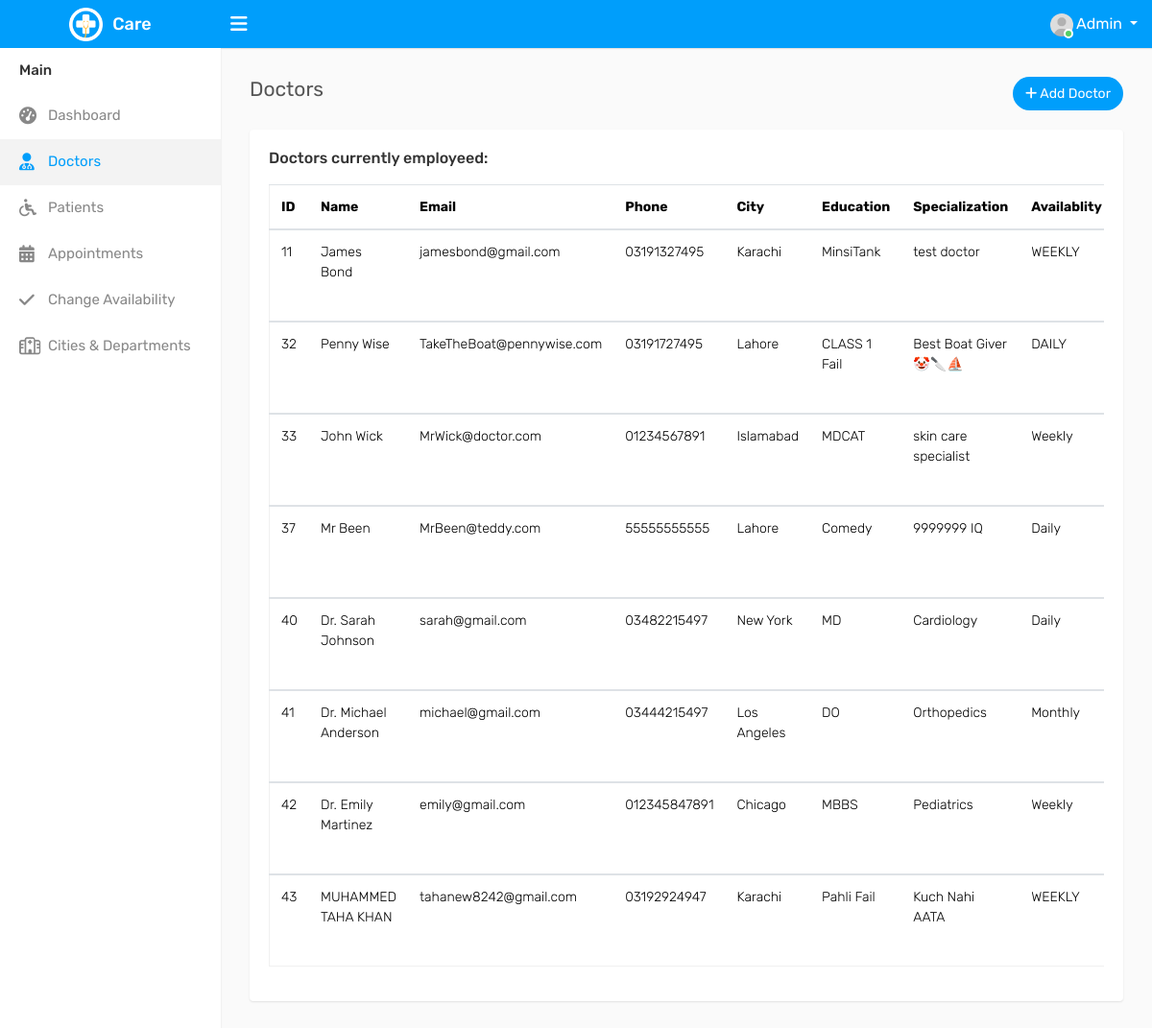
/Admin/doctors.php (signed in), run on the app's committed database.
### tables this page shows
CREATE TABLE `user` (
  `id` int(11) NOT NULL,
  `name` varchar(50) NOT NULL,
  `email` varchar(50) NOT NULL,
  `password` varchar(50) NOT NULL,
  `phone` varchar(50) NOT NULL,
  `Role` int(11) NOT NULL DEFAULT 3 COMMENT '1=Admin, 2=Doctor, 3=Patient',
  `City` varchar(50) DEFAULT NULL,
  `Education` varchar(50) DEFAULT NULL,
  `Specialization` varchar(50) DEFAULT NULL,
  `Availability` varchar(30) DEFAULT NULL
);

### Admin/doctors.php (the view, shortened to what this page needs)
<!DOCTYPE html>
<html lang="en">
<head>
    <link rel="stylesheet" type="text/css" href="assets/css/bootstrap.min.css">
    <link rel="stylesheet" type="text/css" href="assets/css/font-awesome.min.css">
    <link rel="stylesheet" type="text/css" href="assets/css/select2.min.css">
    <link rel="stylesheet" type="text/css" href="assets/css/bootstrap-datetimepicker.min.css">
    <link rel="stylesheet" type="text/css" href="assets/css/style.css">
    <link rel="stylesheet" href="https://cdn.datatables.net/1.13.7/css/jquery.dataTables.min.css">
</head>
<body>
    <div class=" main-wrapper">
        <?php
        include_once './Components/Nav.php';
        ?>
        <div class="sidebar" id="sidebar">
            <div class="sidebar-inner slimscroll">
                <div id="sidebar-menu" class="sidebar-menu">
                    <ul>
                        <li class="menu-title">Main</li>
                        <?php
                        if ($_SESSION['Role'] == 1 || 2) {
                        ?>
                            <li>
                                <a href="./index.php"><i class="fa fa-dashboard"></i> <span>Dashboard</span></a>
                            </li>
                        <?php } ?>
                        <?php
                        if ($_SESSION['Role'] == 1) {
                        ?>
                            <li class="active">
                                <a href="./doctors.php"><i class="fa fa-user-md"></i> <span>Doctors</span></a>
                            </li>
                        <?php } ?>
                        <?php if ($_SESSION['Role'] == 2 || $_SESSION['Role'] == 1) {
                        ?>
                            <li>
                                <a href="./patients.php"><i class="fa fa-wheelchair"></i> <span>Patients</span></a>
                            </li>
                            <li>
                                <a href="./appointments.php"><i class="fa fa-calendar"></i>
                                    <span>Appointments</span></a>
                            </li>
                            <li>
                                <a href="./Availability.php"><i class="fa fa-check"></i> <span>Change Availability</span></a>
                            </li>
                        <?php } ?>
                        <?php if ($_SESSION['Role'] == 1) {
                        ?>
                            <li>
                                <a href="./departments.php"><i class="fa fa-hospital-o"></i> <span>Cities &
                                        Departments</span></a>
                            </li>
                        <?php } ?>
                    </ul>
                </div>
            </div>
        </div>
        <div class="page-wrapper">
            <div class="content">
                <div class="row">
                    <div class="col-sm-4 col-3">
                        <h4 class="page-title">Doctors</h4>
                    </div>
                    <div class="col-sm-8 col-9 text-right m-b-20">
                        <a href="add-doctor.php" class="btn btn-primary btn-rounded float-right"><i class="fa fa-plus"></i> Add Doctor</a>
                    </div>
                </div>
                <div class="row">
                    <div class="col-sm-12">
                        <div class="card-box">
                            <div class="card-block">
                                <h6 class="card-title text-bold">Doctors currently employeed:</h6>
                                <div class="table-responsive">
                                    <table class="datatable table table-stripped" id="myTable">
                                        <thead>
                                            <tr class="col-sm">
                                                <th>ID</th>
                                                <th>Name</th>
                                                <th>Email</th>
                                                <th>Phone</th>
                                                <th>City</th>
                                                <th>Education</th>
                                                <th>Specialization</th>
                                                <th>Availablity</th>
                                            </tr>
                                        </thead>
                                        <?php
                                        $sql = "SELECT * FROM user WHERE `Role` = 2;";
                                        $result = $conn->query($sql);
                                        if ($result->num_rows > 0) {
                                            while ($row = $result->fetch_assoc()) {
                                                $user_id = $row['id'];
                                                $user_name = $row['name'];
                                                $user_email = $row['email'];
                                                $user_phone = $row['phone'];
                                                $user_city = $row['City'];
                                                $user_edu = $row['Education'];
                                                $user_spec = $row['Specialization'];
                                                $user_avail = $row['Availability'];
                                        ?>
                                                <tbody>
                                                    <tr>
                                                        <td><?php echo $user_id ?></td>
                                                        <td><?php echo $user_name ?></td>
                                                        <td><?php echo $user_email ?></td>
                                                        <td><?php echo $user_phone ?></td>
                                                        <td><?php echo $user_city ?></td>
                                                        <td><?php echo $user_edu ?></td>
                                                        <td><?php echo $user_spec ?></td>
                                                        <td><?php echo $user_avail ?></td>
                                                    </tr>
                                                </tbody>
                                        <?php
                                            }
                                        }
                                        ?>
                                    </table>
                                </div>
                            </div>
                        </div>
                    </div>
                </div>
            </div>
        </div>
    </div>
</body>
</html>

### Admin/Components/Nav.php (shortened to what this page needs)
<?php
require_once './Components/config.php';
$person_id = $_SESSION['id'];
$personSql = "SELECT `name` FROM `user` WHERE `id` = '$person_id'";
$personResult = $conn->query($personSql);
if ($personResult->num_rows > 0) {
    $personRow = $personResult->fetch_assoc();
    $personName = $personRow['name'];
}
?>
<div class="header">
    <div class="header-left">
        <a href="./index.php" class="logo">
            <img src="assets/img/logo.png" width="35" height="35" alt=""> <span>Care</span>
        </a>
    </div>
    <a id="toggle_btn" href="javascript:void(0);"><i class="fa fa-bars"></i></a>
    <ul class="nav user-menu float-right">
        <li class="nav-item dropdown has-arrow">
            <a href="#" class="dropdown-toggle nav-link user-link" data-toggle="dropdown">
                <span class="user-img">
                    <img class="rounded-circle" src="./assets/img/user.jpg" width="24" alt="Admin">
                    <span class="status online"></span>
                </span>
                <?php
                echo $personName;
                ?>
            </a>
        </li>
    </ul>
</div>

### data on the page
user: name "Admin"
user: id "11", name "James Bond", email "jamesbond@gmail.com", phone "03191327495", City "Karachi", Education "MinsiTank", Specialization "test doctor", Availability "WEEKLY"
user: id "32", name "Penny Wise", email "TakeTheBoat@pennywise.com", phone "03191727495", City "Lahore", Education "CLASS 1 Fail", Specialization "Best Boat Giver 🤡🔪⛵", Availability "DAILY"
user: id "33", name "John Wick", email "MrWick@doctor.com", phone "01234567891", City "Islamabad", Education "MDCAT", Specialization "skin care specialist", Availability "Weekly"
user: id "37", name "Mr Been", email "MrBeen@teddy.com", phone "55555555555", City "Lahore", Education "Comedy", Specialization "9999999 IQ", Availability "Daily"
user: id "40", name "Dr. Sarah Johnson", email "sarah@gmail.com", phone "03482215497", City "New York", Education "MD", Specialization "Cardiology", Availability "Daily"
user: id "41", name "Dr. Michael Anderson", email "michael@gmail.com", phone "03444215497", City "Los Angeles", Education "DO", Specialization "Orthopedics", Availability "Monthly"
user: id "42", name "Dr. Emily Martinez", email "emily@gmail.com", phone "012345847891", City "Chicago", Education "MBBS", Specialization "Pediatrics", Availability "Weekly"
user: id "43", name "MUHAMMED TAHA KHAN", email "tahanew8242@gmail.com", phone "03192924947", City "Karachi", Education "Pahli Fail", Specialization "Kuch Nahi AATA", Availability "WEEKLY"
